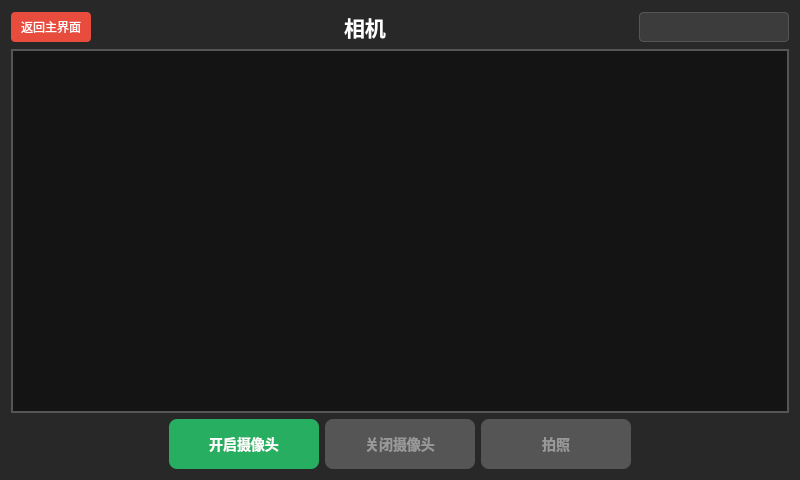
<?xml version="1.0" encoding="UTF-8"?>
<ui version="4.0">
 <class>CameraWidget</class>
 <widget class="QWidget" name="CameraWidget">
  <property name="geometry">
   <rect>
    <x>0</x>
    <y>0</y>
    <width>800</width>
    <height>480</height>
   </rect>
  </property>
  <property name="windowTitle">
   <string>相机</string>
  </property>
  <property name="styleSheet">
   <string notr="true">background-color: rgb(40, 40, 40);</string>
  </property>
  <layout class="QVBoxLayout" name="verticalLayout">
   <item>
    <layout class="QHBoxLayout" name="horizontalLayout_top">
     <item>
      <widget class="QPushButton" name="returnButton">
       <property name="minimumSize">
        <size>
         <width>80</width>
         <height>30</height>
        </size>
       </property>
       <property name="maximumSize">
        <size>
         <width>80</width>
         <height>30</height>
        </size>
       </property>
       <property name="styleSheet">
        <string notr="true">QPushButton {
    background-color: #e74c3c;
    color: white;
    border: none;
    border-radius: 4px;
    font-size: 12px;
}
QPushButton:hover {
    background-color: #c0392b;
}
QPushButton:pressed {
    background-color: #a93226;
}</string>
       </property>
       <property name="text">
        <string>返回主界面</string>
       </property>
      </widget>
     </item>
     <item>
      <spacer name="horizontalSpacer_top">
       <property name="orientation">
        <enum>Qt::Horizontal</enum>
       </property>
       <property name="sizeHint" stdset="0">
        <size>
         <width>40</width>
         <height>20</height>
        </size>
       </property>
      </spacer>
     </item>
     <item>
      <widget class="QLabel" name="label_title">
       <property name="font">
        <font>
         <pointsize>16</pointsize>
         <bold>true</bold>
        </font>
       </property>
       <property name="styleSheet">
        <string notr="true">color: rgb(255, 255, 255);</string>
       </property>
       <property name="text">
        <string>相机</string>
       </property>
      </widget>
     </item>
     <item>
      <spacer name="horizontalSpacer_top2">
       <property name="orientation">
        <enum>Qt::Horizontal</enum>
       </property>
       <property name="sizeHint" stdset="0">
        <size>
         <width>40</width>
         <height>20</height>
        </size>
       </property>
      </spacer>
     </item>
     <item>
      <widget class="QComboBox" name="comboBox">
       <property name="minimumSize">
        <size>
         <width>150</width>
         <height>30</height>
        </size>
       </property>
       <property name="maximumSize">
        <size>
         <width>200</width>
         <height>30</height>
        </size>
       </property>
       <property name="styleSheet">
        <string notr="true">QComboBox {
    background-color: rgb(60, 60, 60);
    color: white;
    border: 1px solid #555;
    border-radius: 4px;
    padding: 4px 8px;
}
QComboBox::drop-down {
    border: none;
}
QComboBox QAbstractItemView {
    background-color: rgb(60, 60, 60);
    color: white;
    selection-background-color: #3498db;
}</string>
       </property>
      </widget>
     </item>
    </layout>
   </item>
   <item>
    <widget class="QLabel" name="displayLabel">
     <property name="minimumSize">
      <size>
       <width>760</width>
       <height>340</height>
      </size>
     </property>
     <property name="styleSheet">
      <string notr="true">background-color: rgb(20, 20, 20);
border: 2px solid #555;</string>
     </property>
     <property name="text">
      <string/>
     </property>
     <property name="alignment">
      <set>Qt::AlignCenter</set>
     </property>
    </widget>
   </item>
   <item>
    <layout class="QHBoxLayout" name="horizontalLayout_buttons">
     <item>
      <spacer name="horizontalSpacer_left">
       <property name="orientation">
        <enum>Qt::Horizontal</enum>
       </property>
       <property name="sizeHint" stdset="0">
        <size>
         <width>40</width>
         <height>20</height>
        </size>
       </property>
      </spacer>
     </item>
     <item>
      <widget class="QPushButton" name="openButton">
       <property name="minimumSize">
        <size>
         <width>150</width>
         <height>50</height>
        </size>
       </property>
       <property name="maximumSize">
        <size>
         <width>150</width>
         <height>50</height>
        </size>
       </property>
       <property name="styleSheet">
        <string notr="true">QPushButton {
    background-color: #27ae60;
    color: white;
    border: none;
    border-radius: 8px;
    font-size: 14px;
    font-weight: bold;
}
QPushButton:hover {
    background-color: #2ecc71;
}
QPushButton:pressed {
    background-color: #219a52;
}
QPushButton:disabled {
    background-color: #555;
    color: #999;
}</string>
       </property>
       <property name="text">
        <string>开启摄像头</string>
       </property>
      </widget>
     </item>
     <item>
      <widget class="QPushButton" name="closeButton">
       <property name="enabled">
        <bool>false</bool>
       </property>
       <property name="minimumSize">
        <size>
         <width>150</width>
         <height>50</height>
        </size>
       </property>
       <property name="maximumSize">
        <size>
         <width>150</width>
         <height>50</height>
        </size>
       </property>
       <property name="styleSheet">
        <string notr="true">QPushButton {
    background-color: #e67e22;
    color: white;
    border: none;
    border-radius: 8px;
    font-size: 14px;
    font-weight: bold;
}
QPushButton:hover {
    background-color: #f39c12;
}
QPushButton:pressed {
    background-color: #d68910;
}
QPushButton:disabled {
    background-color: #555;
    color: #999;
}</string>
       </property>
       <property name="text">
        <string>关闭摄像头</string>
       </property>
      </widget>
     </item>
     <item>
      <widget class="QPushButton" name="captureButton">
       <property name="enabled">
        <bool>false</bool>
       </property>
       <property name="minimumSize">
        <size>
         <width>150</width>
         <height>50</height>
        </size>
       </property>
       <property name="maximumSize">
        <size>
         <width>150</width>
         <height>50</height>
        </size>
       </property>
       <property name="styleSheet">
        <string notr="true">QPushButton {
    background-color: #3498db;
    color: white;
    border: none;
    border-radius: 8px;
    font-size: 14px;
    font-weight: bold;
}
QPushButton:hover {
    background-color: #5dade2;
}
QPushButton:pressed {
    background-color: #2980b9;
}
QPushButton:disabled {
    background-color: #555;
    color: #999;
}</string>
       </property>
       <property name="text">
        <string>拍照</string>
       </property>
      </widget>
     </item>
     <item>
      <spacer name="horizontalSpacer_right">
       <property name="orientation">
        <enum>Qt::Horizontal</enum>
       </property>
       <property name="sizeHint" stdset="0">
        <size>
         <width>40</width>
         <height>20</height>
        </size>
       </property>
      </spacer>
     </item>
    </layout>
   </item>
  </layout>
 </widget>
 <resources/>
 <connections>
  <connection>
   <sender>returnButton</sender>
   <signal>clicked()</signal>
   <receiver>CameraWidget</receiver>
   <slot>onReturnClicked()</slot>
   <hints>
    <hint type="sourcelabel">
     <x>40</x>
     <y>15</y>
    </hint>
    <hint type="destlabel">
     <x>400</x>
     <y>240</y>
    </hint>
   </hints>
  </connection>
  <connection>
   <sender>openButton</sender>
   <signal>clicked()</signal>
   <receiver>CameraWidget</receiver>
   <slot>onOpenCameraClicked()</slot>
   <hints>
    <hint type="sourcelabel">
     <x>215</x>
     <y>430</y>
    </hint>
    <hint type="destlabel">
     <x>400</x>
     <y>240</y>
    </hint>
   </hints>
  </connection>
  <connection>
   <sender>closeButton</sender>
   <signal>clicked()</signal>
   <receiver>CameraWidget</receiver>
   <slot>onCloseCameraClicked()</slot>
   <hints>
    <hint type="sourcelabel">
     <x>400</x>
     <y>430</y>
    </hint>
    <hint type="destlabel">
     <x>400</x>
     <y>240</y>
    </hint>
   </hints>
  </connection>
  <connection>
   <sender>captureButton</sender>
   <signal>clicked()</signal>
   <receiver>CameraWidget</receiver>
   <slot>onCaptureClicked()</slot>
   <hints>
    <hint type="sourcelabel">
     <x>585</x>
     <y>430</y>
    </hint>
    <hint type="destlabel">
     <x>400</x>
     <y>240</y>
    </hint>
   </hints>
  </connection>
 </connections>
</ui>
